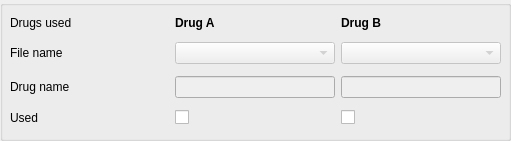
           <widget class="QGroupBox" name="groupBox_TPZ_DNB_2">
            <property name="geometry">
             <rect>
              <x>220</x>
              <y>10</y>
              <width>511</width>
              <height>141</height>
             </rect>
            </property>
            <property name="title">
             <string/>
            </property>
            <widget class="QWidget" name="gridLayoutWidget_13">
             <property name="geometry">
              <rect>
               <x>10</x>
               <y>10</y>
               <width>491</width>
               <height>121</height>
              </rect>
             </property>
             <layout class="QGridLayout" name="gridLayout_GLGL8_2">
              <item row="3" column="0">
               <widget class="QLabel" name="alabel_drugused_2">
                <property name="font">
                 <font>
                  <weight>50</weight>
                  <bold>false</bold>
                 </font>
                </property>
                <property name="text">
                 <string>Used</string>
                </property>
               </widget>
              </item>
              <item row="0" column="1">
               <widget class="QLabel" name="alabel_DRUG_A">
                <property name="sizePolicy">
                 <sizepolicy hsizetype="Expanding" vsizetype="Fixed">
                  <horstretch>0</horstretch>
                  <verstretch>0</verstretch>
                 </sizepolicy>
                </property>
                <property name="maximumSize">
                 <size>
                  <width>60</width>
                  <height>16777215</height>
                 </size>
                </property>
                <property name="font">
                 <font>
                  <weight>75</weight>
                  <bold>true</bold>
                 </font>
                </property>
                <property name="text">
                 <string>Drug A</string>
                </property>
               </widget>
              </item>
              <item row="3" column="1">
               <widget class="QMyCheckBox" name="cbox_USE_DRUG_A">
                <property name="maximumSize">
                 <size>
                  <width>60</width>
                  <height>16777215</height>
                 </size>
                </property>
                <property name="text">
                 <string/>
                </property>
                <property name="checked">
                 <bool>false</bool>
                </property>
               </widget>
              </item>
              <item row="0" column="2">
               <widget class="QLabel" name="alabel_DRUG_B">
                <property name="enabled">
                 <bool>true</bool>
                </property>
                <property name="sizePolicy">
                 <sizepolicy hsizetype="Expanding" vsizetype="Fixed">
                  <horstretch>0</horstretch>
                  <verstretch>0</verstretch>
                 </sizepolicy>
                </property>
                <property name="maximumSize">
                 <size>
                  <width>60</width>
                  <height>16777215</height>
                 </size>
                </property>
                <property name="font">
                 <font>
                  <weight>75</weight>
                  <bold>true</bold>
                 </font>
                </property>
                <property name="text">
                 <string>Drug B</string>
                </property>
               </widget>
              </item>
              <item row="3" column="2">
               <widget class="QMyCheckBox" name="cbox_USE_DRUG_B">
                <property name="maximumSize">
                 <size>
                  <width>60</width>
                  <height>16777215</height>
                 </size>
                </property>
                <property name="text">
                 <string/>
                </property>
                <property name="checked">
                 <bool>false</bool>
                </property>
               </widget>
              </item>
              <item row="2" column="1">
               <widget class="QLineEdit" name="text_DRUG_A_NAME">
                <property name="enabled">
                 <bool>false</bool>
                </property>
                <property name="minimumSize">
                 <size>
                  <width>160</width>
                  <height>0</height>
                 </size>
                </property>
                <property name="maximumSize">
                 <size>
                  <width>160</width>
                  <height>16777215</height>
                 </size>
                </property>
                <property name="text">
                 <string/>
                </property>
                <property name="alignment">
                 <set>Qt::AlignRight|Qt::AlignTrailing|Qt::AlignVCenter</set>
                </property>
                <property name="readOnly">
                 <bool>true</bool>
                </property>
               </widget>
              </item>
              <item row="2" column="2">
               <widget class="QLineEdit" name="text_DRUG_B_NAME">
                <property name="enabled">
                 <bool>false</bool>
                </property>
                <property name="maximumSize">
                 <size>
                  <width>160</width>
                  <height>16777215</height>
                 </size>
                </property>
                <property name="text">
                 <string/>
                </property>
                <property name="alignment">
                 <set>Qt::AlignRight|Qt::AlignTrailing|Qt::AlignVCenter</set>
                </property>
                <property name="readOnly">
                 <bool>true</bool>
                </property>
               </widget>
              </item>
              <item row="1" column="1">
               <widget class="QComboBox" name="comb_DRUG_A">
                <property name="enabled">
                 <bool>false</bool>
                </property>
                <property name="minimumSize">
                 <size>
                  <width>160</width>
                  <height>0</height>
                 </size>
                </property>
                <property name="currentIndex">
                 <number>-1</number>
                </property>
               </widget>
              </item>
              <item row="0" column="0">
               <widget class="QLabel" name="alabel_drugusage">
                <property name="text">
                 <string>Drugs used</string>
                </property>
               </widget>
              </item>
              <item row="2" column="0">
               <widget class="QLabel" name="alabel_drugname_2">
                <property name="text">
                 <string>Drug name</string>
                </property>
               </widget>
              </item>
              <item row="1" column="2">
               <widget class="QComboBox" name="comb_DRUG_B">
                <property name="enabled">
                 <bool>false</bool>
                </property>
                <property name="minimumSize">
                 <size>
                  <width>160</width>
                  <height>0</height>
                 </size>
                </property>
                <property name="currentIndex">
                 <number>-1</number>
                </property>
               </widget>
              </item>
              <item row="1" column="0">
               <widget class="QLabel" name="alabel_13">
                <property name="text">
                 <string>File name</string>
                </property>
               </widget>
              </item>
             </layout>
            </widget>
           </widget>
